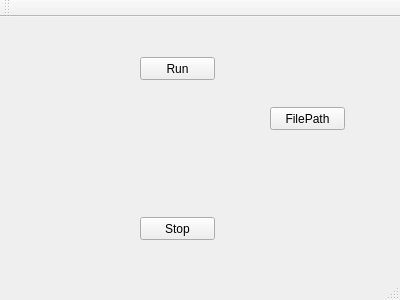
<?xml version="1.0" encoding="UTF-8"?>
<ui version="4.0">
 <class>MainWindow</class>
 <widget class="QMainWindow" name="MainWindow">
  <property name="geometry">
   <rect>
    <x>0</x>
    <y>0</y>
    <width>400</width>
    <height>300</height>
   </rect>
  </property>
  <property name="windowTitle">
   <string>MainWindow</string>
  </property>
  <widget class="QWidget" name="centralWidget">
   <widget class="QPushButton" name="AddMovie">
    <property name="geometry">
     <rect>
      <x>140</x>
      <y>40</y>
      <width>75</width>
      <height>23</height>
     </rect>
    </property>
    <property name="text">
     <string>Run</string>
    </property>
   </widget>
   <widget class="QPushButton" name="Stop">
    <property name="geometry">
     <rect>
      <x>140</x>
      <y>200</y>
      <width>75</width>
      <height>23</height>
     </rect>
    </property>
    <property name="text">
     <string>Stop</string>
    </property>
   </widget>
   <widget class="QPushButton" name="setFilePath">
    <property name="geometry">
     <rect>
      <x>270</x>
      <y>90</y>
      <width>75</width>
      <height>23</height>
     </rect>
    </property>
    <property name="text">
     <string>FilePath</string>
    </property>
   </widget>
  </widget>
  <widget class="QMenuBar" name="menuBar">
   <property name="geometry">
    <rect>
     <x>0</x>
     <y>0</y>
     <width>400</width>
     <height>21</height>
    </rect>
   </property>
  </widget>
  <widget class="QToolBar" name="mainToolBar">
   <attribute name="toolBarArea">
    <enum>TopToolBarArea</enum>
   </attribute>
   <attribute name="toolBarBreak">
    <bool>false</bool>
   </attribute>
  </widget>
  <widget class="QStatusBar" name="statusBar"/>
 </widget>
 <layoutdefault spacing="6" margin="11"/>
 <resources/>
 <connections/>
</ui>
